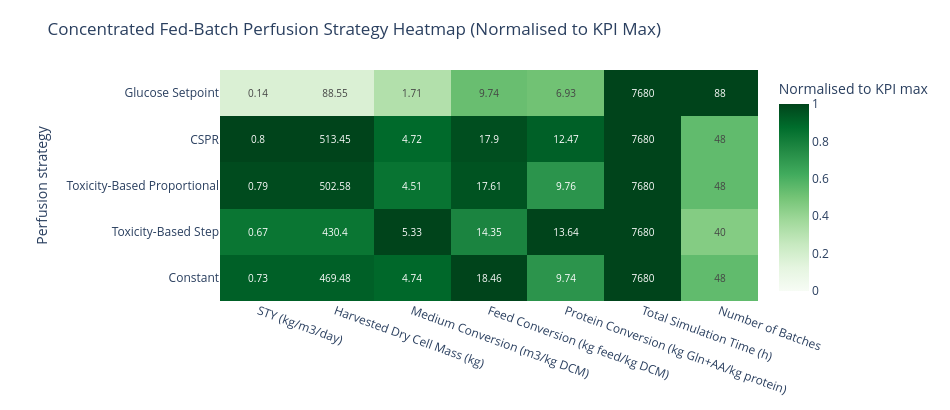

This figure's notebook cell:
### Code cell
# Concentrated fed-batch perfusion strategy heatmap
fig_cf_heat, cf_heat_raw, cf_heat_norm = build_strategy_heatmap("concentrated_fedbatch")
fig_cf_heat.show()

SAVE_FIG = False
if SAVE_FIG:
    out_svg = NOTEBOOK_DIR / STRATEGY_HEATMAP_CONFIG["concentrated_fedbatch"]["output_name"]
    save_figure_svg(fig_cf_heat, out_svg, width=950, height=max(360, 110 + 60 * len(cf_heat_raw.index)))
    print(f"Saved: {out_svg.name}")

### Figure 1 — Plotly figure (JSON) as saved in the notebook; plotly's stock layout.template omitted (floating-point values rounded to 4 significant figures)
{"data": [{"colorbar": {"title": {"text": "Normalised to KPI max"}}, "colorscale": [[0, "rgb(247,252,245)"], [0.125, "rgb(229,245,224)"], [0.25, "rgb(199,233,192)"], [0.375, "rgb(161,217,155)"], [0.5, "rgb(116,196,118)"], [0.625, "rgb(65,171,93)"], [0.75, "rgb(35,139,69)"], [0.875, "rgb(0,109,44)"], [1, "rgb(0,68,27)"]], "customdata": [[0.7336, 469.5, 4.739, 18.46, 9.744, 7680.0, 48.0], [0.6725, 430.4, 5.331, 14.35, 13.64, 7680.0, 40.0], [0.7853, 502.6, 4.513, 17.61, 9.756, 7680.0, 48.0], [0.8023, 513.4, 4.716, 17.9, 12.47, 7680.0, 48.0], [0.1384, 88.55, 1.71, 9.745, 6.928, 7680.0, 88.0]], "hovertemplate": "<b>%{y}</b><br>%{x}<br>Normalised score: %{z:.3f}<br>Mean raw value: %{customdata:.4g}<extra></extra>", "text": [["0.73", "469.48", "4.74", "18.46", "9.74", "7680", "48"], ["0.67", "430.4", "5.33", "14.35", "13.64", "7680", "40"], ["0.79", "502.58", "4.51", "17.61", "9.76", "7680", "48"], ["0.8", "513.45", "4.72", "17.9", "12.47", "7680", "48"], ["0.14", "88.55", "1.71", "9.74", "6.93", "7680", "88"]], "textfont": {"size": 10}, "texttemplate": "%{text}", "type": "heatmap", "x": ["STY (kg/m3/day)", "Harvested Dry Cell Mass (kg)", "Medium Conversion (m3/kg DCM)", "Feed Conversion (kg feed/kg DCM)", "Protein Conversion (kg Gln+AA/kg protein)", "Total Simulation Time (h)", "Number of Batches"], "y": ["Constant", "Toxicity-Based Step", "Toxicity-Based Proportional", "CSPR", "Glucose Setpoint"], "z": [[0.9144, 0.9144, 0.8891, 1.0, 0.7143, 1.0, 0.5455], [0.8383, 0.8383, 1.0, 0.7774, 1.0, 1.0, 0.4545], [0.9788, 0.9788, 0.8466, 0.9542, 0.7152, 1.0, 0.5455], [1.0, 1.0, 0.8846, 0.9701, 0.9144, 1.0, 0.5455], [0.1725, 0.1725, 0.3207, 0.528, 0.5079, 1.0, 1.0]], "zmax": 1, "zmin": 0}], "layout": {"height": 410, "margin": {"b": 70, "l": 220, "r": 40, "t": 70}, "title": {"text": "Concentrated Fed-Batch Perfusion Strategy Heatmap (Normalised to KPI Max)"}, "width": 950, "xaxis": {"tickangle": 20}, "yaxis": {"title": {"text": "Perfusion strategy"}}}}
